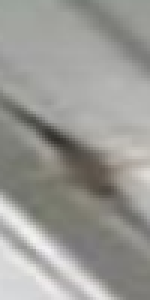
#> input picture observation2sample_02.png, 50 x 100 px (shown 3 times larger)
$ python 3_figure2_implementation.py
#> lines starting #> are read from the running program, lines starting #| are printed output that depends on the picture

# Histogram Image Implementation

import cv2
import numpy as np
import copy
import matplotlib.pyplot as plt
from mpl_toolkits.mplot3d import Axes3D

img = cv2.imread('observation2sample_02.png')
#> img is the input picture: shape (100, 50, 3); mean B, G, R 149.8, 154.1, 154.7
rows = img.shape[0]
#> rows = 100
cols = img.shape[1]
#> cols = 50

img_Gray = cv2.cvtColor(img, cv2.COLOR_BGR2GRAY)

img_cover = copy.deepcopy(img_Gray)
for i in range(rows):
    for j in range(cols):
        img_cover[i][j] = 255 - img_cover[i][j]
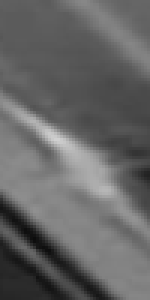
#> img_cover: shape (100, 50) (shown 3 times larger); min 12, max 208, mean 101.1


l1 = []
l2 = []
observations = []
for i in range(rows):
    for j in range(cols):
        l1.append([i, j])

data = img_cover.flatten()
#> data = 5000 values, max 208 at index 2318, min 12 at index 3961, mean 101.1

# [10 lines of commented-out code are left out]
X = []
Y = []
for i in range(rows):
    X.append(i)
#> after the loop, X = 100 values from 0 to 99
for i in range(cols):
    Y.append(i)
#> after the loop, Y = 50 values from 0 to 49
X = np.array(X)
Y = np.array(Y)

# [4 lines of commented-out code are left out]

XX, YY = np.meshgrid(X, Y)
X = XX.ravel()
Y = YY.ravel()
#> Y = 5000 values from 0 to 49
height = np.zeros_like(data)
#> height = 5000 values from 0 to 0
width = depth = 0.3
c = ['r'] * len(data)
#> c = 5000 items, first 6: 'r', 'r', 'r', 'r', 'r', 'r'


fig = plt.figure()
#> (the run stopped early here; a loop or call above may not have finished)
